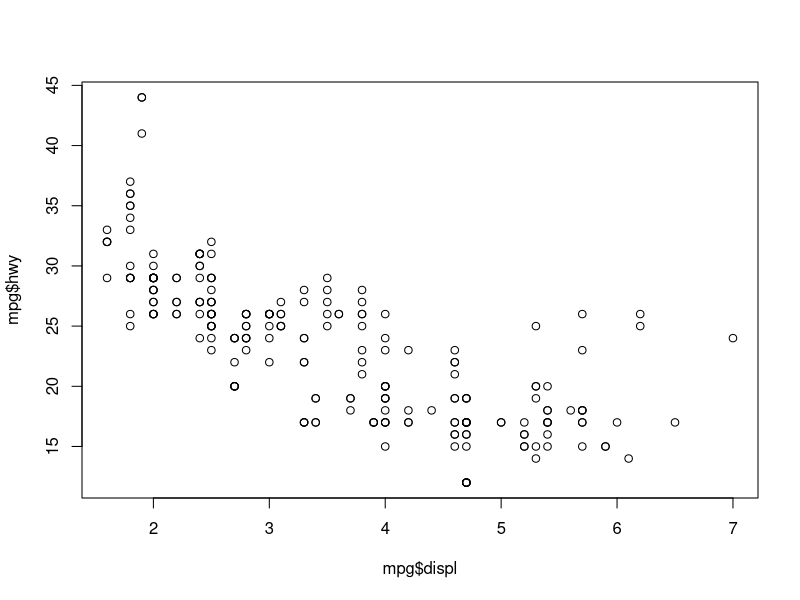
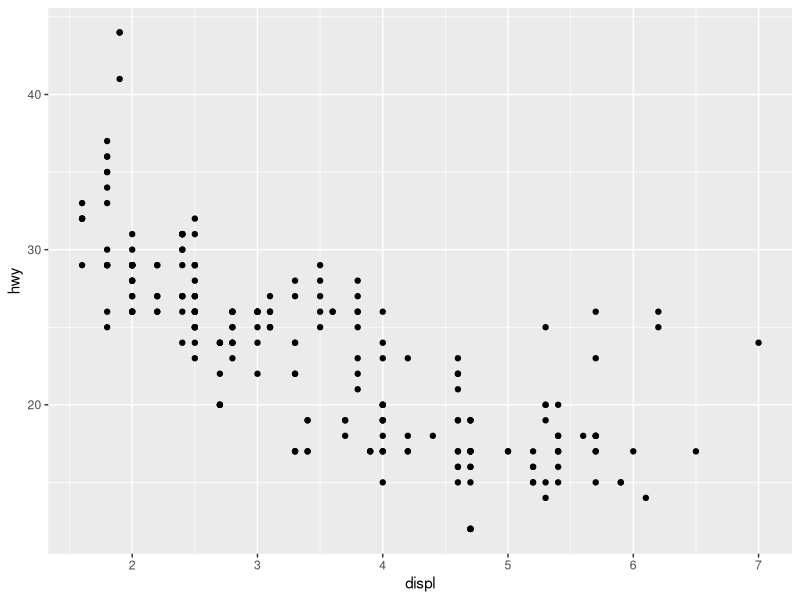
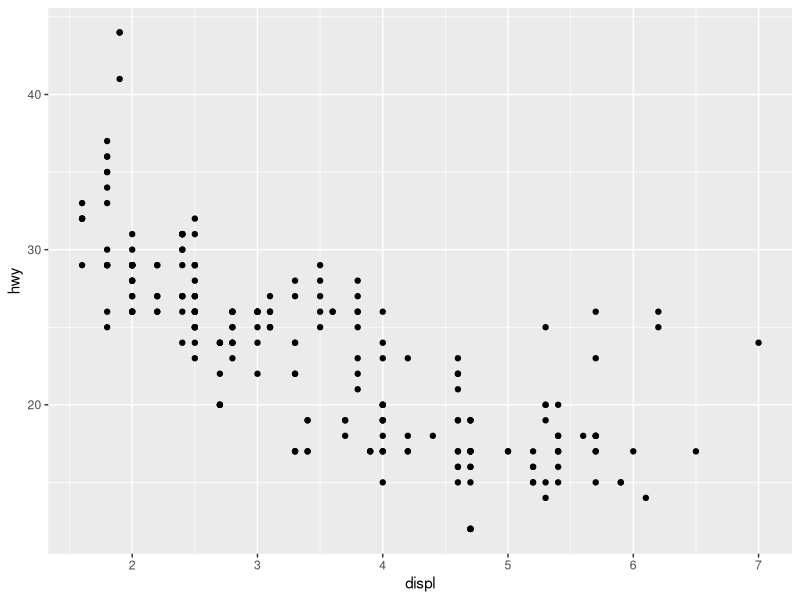
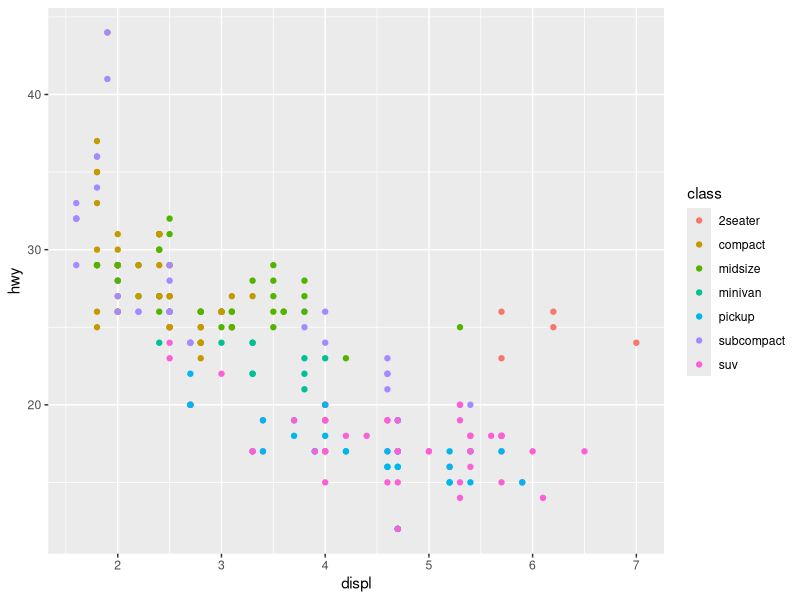
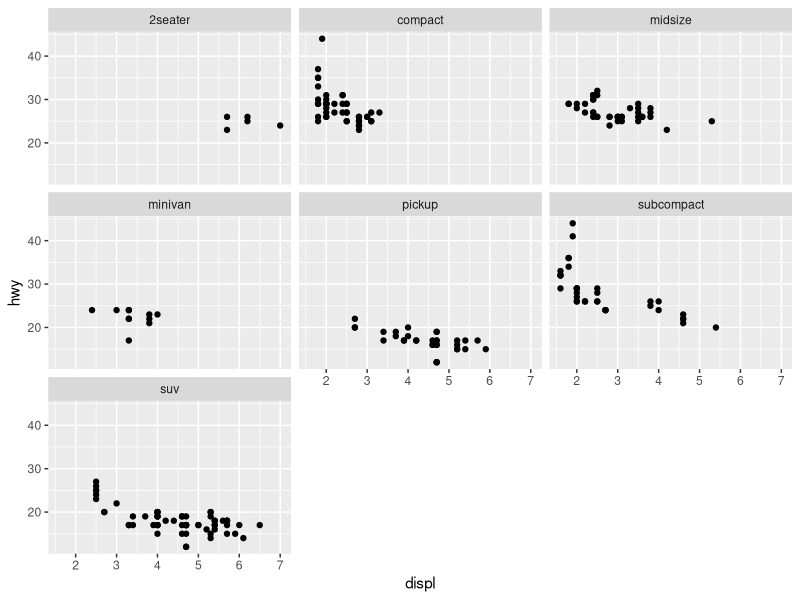
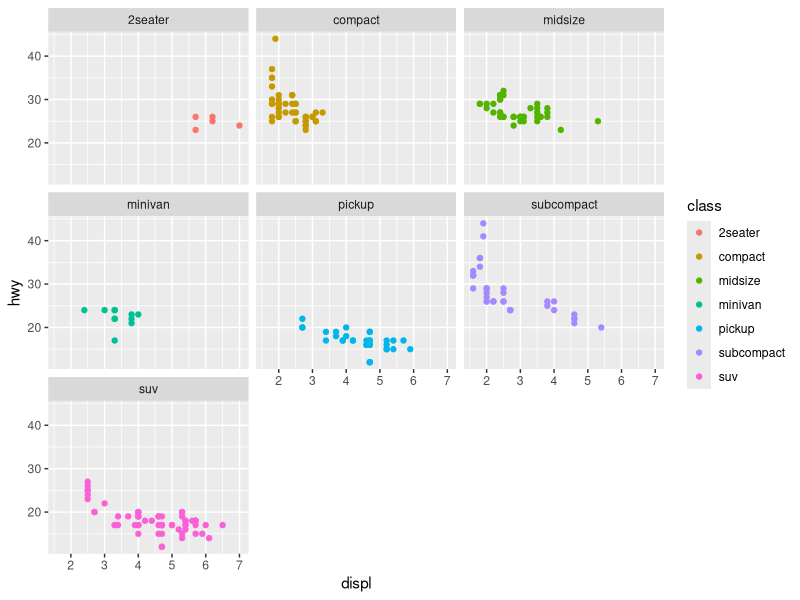
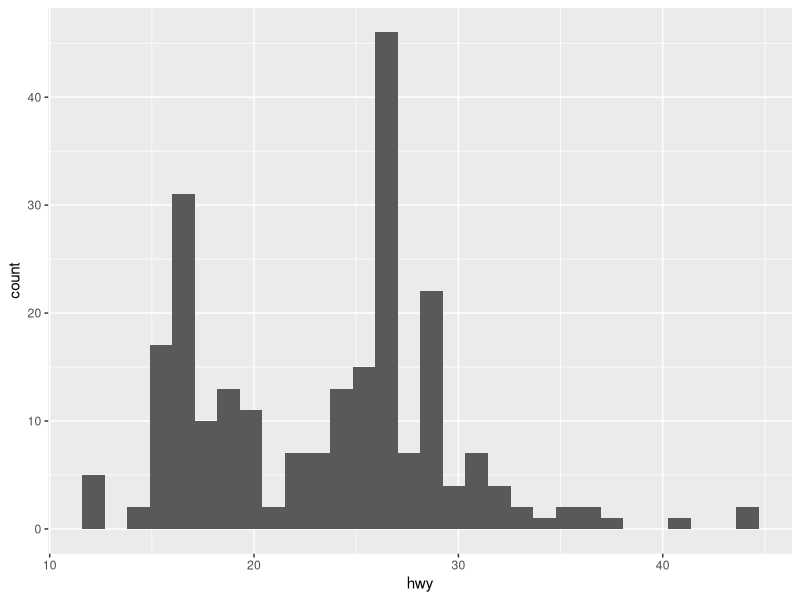
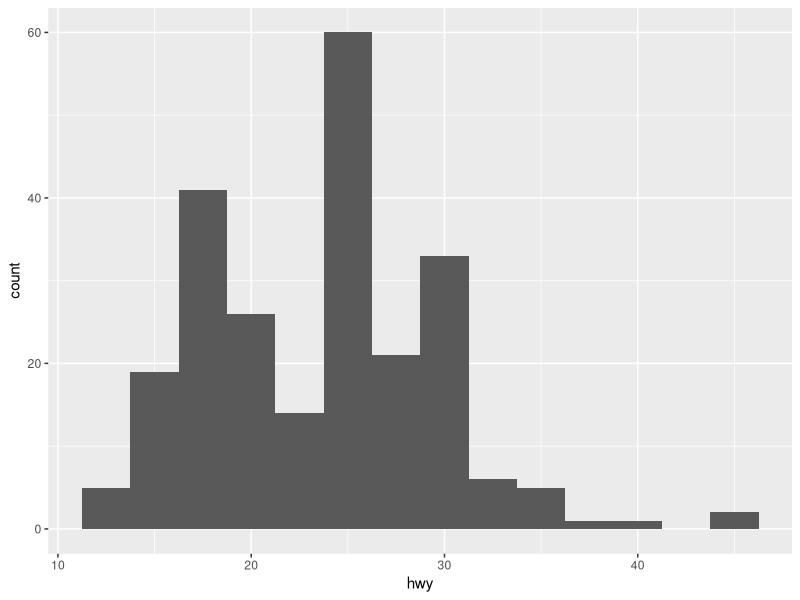

R code for these plots, in order:
install.packages('tidyverse')
library(tidyverse)

mpg
head(iris)

class(iris)
class(mpg)  #dataframe 에 다른 정보 저장해놔서 더 많은 정보를 보여준다. 

?mpg

plot(mpg$displ, mpg$hwy)
mpg %>% ggplot(aes(x=displ, y=hwy)) + geom_point()
mpg %>% ggplot(aes(displ, hwy)) + geom_point()

#dataframe 데이터
#aesthetic mapping 심미적 요소 할당, x, y축 그림그리는 것의 기본
#at least one layer - geom function

summary(mpg)
#tibble  factor 로 저장이 안되어 있고 character 로 저장되있음
summary(mpg$class)
#보고싶으면 
table(mpg$class)
summary(factor(mpg$class))

#color 
mpg %>% ggplot(aes(x=displ, y= hwy, color=class)) + geom_point()
#카테고리가 너무 많아서 잘 안보임
#효율이 제일 좋은 차 sub compact 
#기름 젤많이 드는 차 suv
#2seater 은 스포츠카 


tapply(mpg$hwy, mpg$drv, mean)
tapply(mpg$hwy, mpg$drv, length)

X11()
win.graph()
mpg %>% ggplot(aes(x=displ, y= hwy)) + geom_point() + facet_wrap(~class)
mpg %>% ggplot(aes(x=displ, y= hwy, color=class)) + geom_point() + facet_wrap(~class)
#class 변수에 따라서 graph 따로 그리기

#자료를 어떻게 표현할 것인지. 자료 뭐보여줄건지? 
#자료를 가지고 어떻게 잘 보여주나. 어떤 표현을 한 그림을 그릴 것인지

#density plot 
#count 가 다를 때 분포를 확인하기 위해 밀도함수를 그린다.

#histogram
#x 변수 하나만 지정.
mpg %>% ggplot(aes(x=hwy)) +geom_histogram()
mpg %>% ggplot(aes(x=hwy)) +geom_histogram(binwidth= 2.5)
#stat_bin() bin=30 디폴트값 . bin size 에따라서 그림이 달라짐.  

#freqpoly
#각 꼭짓점의 가운데를 이어서 그린 점 
#히스토그램보다 분포에 가까운 그림. 여러 개를 겹쳐서 그릴 때 ㄱㅊ
mpg %>% ggplot(aes(x=hwy)) +geom_freqpoly()

#barchart
#하나의 범주형 자료일 때
mpg %>% ggplot(aes(x=class)) + geom_bar()

#정리된 자료일때는? 
drugs<-  data.frame(drug=c('a','b','c'),
                    effect=c(4.2,9.7,6.1))
drugs

drugs %>% ggplot(aes(drug, effect)) + geom_bar(stat='identity')


#하나의 범주형 자료와 하나의 연속형 자료
ggplot(mpg, aes(drv, hwy)) +geom_point()
ggplot(mpg, aes(drv, hwy)) +geom_boxplot()
ggplot(mpg, aes(drv, hwy)) +geom_jitter()
ggplot(mpg, aes(drv, hwy)) +geom_violin()
